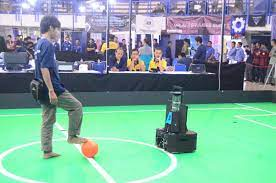
#> input picture krsbi7.jpg, 276 x 183 px, found by its file name
$ python test_buat1.3.py
#> lines starting #> are read from the running program, lines starting #| are printed output that depends on the picture; after the words box and inside, x2 and y2 are one past the last pixel; in counts of white or black regions, pixels touching at a corner belong together
import numpy as np
import cv2 as cv
import argparse


img = cv.imread("D:/IRIS_HVS/krsbi7.jpg")
#> img is the input picture: shape (183, 276, 3); mean B, G, R 155.5, 165.6, 125
img_to_thresh = cv.cvtColor(img, cv.COLOR_BGR2HSV)
#> img_to_thresh: shape (183, 276, 3); mean H, S, V 97.5, 83.5, 181.1
thresh = cv.inRange(img_to_thresh, (64, 59, 75), (93, 255, 255))
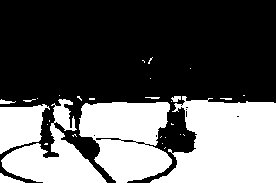
#> thresh: shape (183, 276); 37.1% white; 31 white regions (23 under 20 px)
contours, hierarchy = cv.findContours(thresh, cv.RETR_LIST, cv.CHAIN_APPROX_NONE)
#> contours = 41 contours, 31 with area under 20; largest, box (x1, y1, x2, y2) and area: (150, 96, 276, 183) 7503, (79, 102, 172, 183) 5398, (1, 99, 107, 183) 3282, (0, 104, 50, 154) 1580, (0, 173, 25, 183) 96

contours = sorted(contours, key=lambda x: cv.contourArea(x), reverse=True)
result_flood = np.zeros_like(img)
for contour in contours:
    convexHull = cv.convexHull(contour)
    cv.drawContours(thresh, [convexHull], -1, (255, 0, 0), 2)
    cv.fillPoly(result_flood, [convexHull], color=(255, 255, 255))
#> this loop made 41 passes
#> convexHull on passes 12, 13, 15, 21, 22, 23, 24, 26, 27, 28, 29, 30: [[159, 97], [158, 98], [151, 98], [145, 97]], [[231, 98], [231, 99], [225, 99], [220, 98]], [[94, 98], [94, 99], [89, 99], [89, 98]], [[47, 143], [47, 144], [44, 144], [45, 143]], [[93, 135], [94, 134], [95, 135], [94, 136]], [[185, 109], [186, 108], [187, 109], [186, 110]], [[180, 105], [181, 104], [182, 105], [181, 106]], [[173, 124], [171, 124], [171, 123]], [[165, 147], [164, 148]], [[162, 143]], [[165, 137]], [[161, 136], [160, 137]]
#> (contour, convexHull) on passes 31, 34, 37: ([[183, 134], [184, 135]], [[184, 135], [183, 134]]), ([[49, 120], [49, 121]], [[49, 121], [49, 120]]), ([[243, 95], [244, 95]], [[244, 95], [243, 95]])
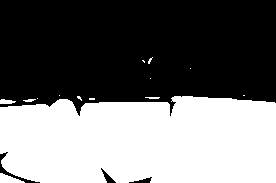
#> result_flood: shape (183, 276, 3); 44.1% white; 14 white regions (9 under 20 px), largest, box (x1, y1, x2, y2) and area: (0, 96, 276, 183) 21975, (0, 173, 25, 183) 145, (0, 99, 16, 104) 59, (23, 99, 36, 102) 26, (145, 97, 160, 99) 25
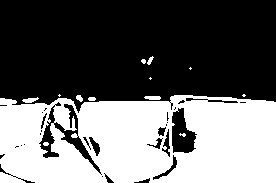
#> thresh: shape (183, 276); 41% white; 13 white regions (6 under 20 px), largest, box (x1, y1, x2, y2) and area: (0, 95, 276, 183) 20423, (22, 97, 39, 103) 59, (144, 96, 161, 100) 59


result_filly_po = result_flood.copy()
mask = np.zeros((img.shape[0] + 2, img.shape[1] + 2), dtype=np.uint8)

# Choose a seed point outside the filled area
seed_point = (10, 10)

# Run floodFill outside the filled area
kan=cv.floodFill(result_flood, mask, seed_point, newVal=(255,255, 255), loDiff=(20, 20, 20), upDiff=(20, 20, 20))
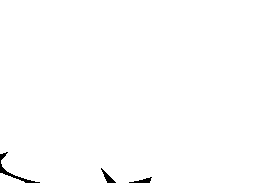
#> result_flood: shape (183, 276, 3); 99.4% white; 3 black regions, box (x1, y1, x2, y2) and area: (0, 152, 40, 183) 166, (101, 168, 116, 183) 75, (129, 177, 152, 183) 64
result_flood_not = cv.bitwise_not(result_flood)

result_or = cv.bitwise_or(result_filly_po, result_flood_not )
result_or_not = cv.bitwise_not(result_or)


result_and = cv.bitwise_and(result_or, img_to_thresh)
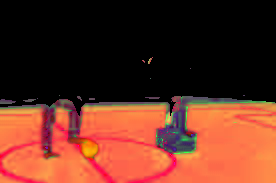
#> result_and: shape (183, 276, 3); mean of channels 0, 1, 2 33, 47.6, 100.3; drawn as B, G, R
result_lapangan = cv.bitwise_or(result_or_not, result_and)
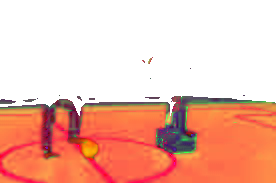
#> result_lapangan: shape (183, 276, 3); mean of channels 0, 1, 2 173.9, 188.6, 241.2; drawn as B, G, R

phresh = cv.inRange(result_lapangan, (0, 100, 100), (15, 255, 255))
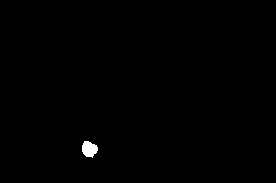
#> phresh: shape (183, 276); 0.39% white; 1 white region, box (x1, y1, x2, y2) and area: (82, 141, 98, 158) 196

knl = np.ones((5,5),np.uint8)
mas = cv.morphologyEx(phresh, cv.MORPH_OPEN, knl)
#> mas: shape (183, 276); 0.38% white; 1 white region
mas = cv.morphologyEx(mas, cv.MORPH_CLOSE, knl)
cnts = cv.findContours(mas.copy(), cv.RETR_EXTERNAL,cv.CHAIN_APPROX_SIMPLE)[-2]
#> cnts = 1 contour; box (x1, y1, x2, y2) and area: (82, 141, 97, 157) 168
center = None

if len(cnts) > 0:
    c = max(cnts, key=cv.contourArea)
#> c = contour of 22 points, box (x1, y1, x2, y2) (82, 141, 97, 157), area 168
    ((x, y), radius) = cv.minEnclosingCircle(c)
#> x = 88.33; y = 148.3; radius = 8.51
    M = cv.moments(c)
#> M = moments, m00 167.5, centre m10/m00, m01/m00 = (88.71, 148.7)
    center = (int(M["m10"] / M["m00"]), int(M["m01"] / M["m00"]))
#> center = (88, 148)

    if radius > 10:
        cv.circle(img, (int(x), int(y)), int(radius),(0, 255, 255), 2)
        cv.circle(img, center, 3, (0, 0, 255), -1)
        cv.putText(img,"center", (center[0]+10,center[1]), cv.FONT_HERSHEY_SIMPLEX, 0.4,(0, 0, 255),1)
        cv.putText(img,"("+str(center[0])+","+str(center[1])+")", (center[0]+10,center[1]+15), cv.FONT_HERSHEY_SIMPLEX, 0.4,(0, 0, 255),1)


cv.imshow("img", img)
cv.imshow("thresh",thresh)
cv.imshow("result lapangan", result_lapangan)
cv.imshow("phresh",phresh)
cv.waitKey(0)

$ run again, with krsbi3.jpg copied over krsbi7.jpg
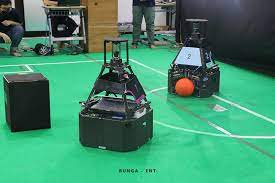
#> input picture krsbi3.jpg, 275 x 183 px, found by its file name
#> img is the input picture: shape (183, 275, 3); mean B, G, R 107.2, 138.4, 66.3
#> img_to_thresh: shape (183, 275, 3); mean H, S, V 79.5, 126.4, 141.5
#> `thresh = cv.inRange(img_to_thresh, (64, 59, 75), (93, 255, 255))`:
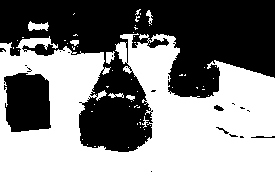
#> thresh: shape (183, 275); 53.9% white; 20 black regions (15 under 20 px)
#> contours = 97 contours, 85 with area under 20; largest, box (x1, y1, x2, y2) and area: (0, 33, 275, 183) 28367, (3, 72, 52, 133) 2482, (146, 37, 170, 49) 142, (28, 21, 49, 31) 107, (106, 51, 115, 64) 62
#> the loop `for contour in contours:` made 97 passes
#> convexHull on passes 37 to 44: [[150, 171], [151, 170], [152, 171], [151, 172]], [[248, 111], [249, 110], [250, 111], [249, 112]], [[233, 104], [234, 103], [235, 104], [234, 105]], [[87, 98], [88, 97], [89, 98], [88, 99]], [[88, 96], [89, 95], [90, 96], [89, 97]], [[114, 95], [115, 94], [116, 95], [115, 96]], [[30, 70], [31, 69], [32, 70], [31, 71]], [[125, 67], [126, 66], [127, 67], [126, 68]]
#> result_flood_not: shape (183, 275, 3); every value is 0
#> result_or_not: shape (183, 275, 3); 23.1% white; 1 white region, box (x1, y1, x2, y2) and area: (0, 0, 275, 78) 11635
#> `phresh = cv.inRange(result_lapangan, (0, 100, 100), (15, 255, 255))`:
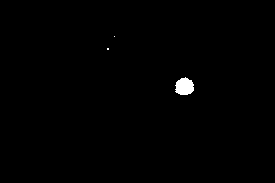
#> phresh: shape (183, 275); 0.53% white; 3 white regions (2 under 20 px), largest, box (x1, y1, x2, y2) and area: (175, 77, 194, 95) 262
#> mas: shape (183, 275); 0.5% white; 1 white region
#> cnts = 1 contour; box (x1, y1, x2, y2) and area: (176, 78, 193, 95) 225
#> c = contour of 18 points, box (x1, y1, x2, y2) (176, 78, 193, 95), area 225
#> x = 183.7; y = 86.21; radius = 9.61
#> M = moments, m00 225, centre m10/m00, m01/m00 = (184, 86.22)
#> center = (183, 86)
